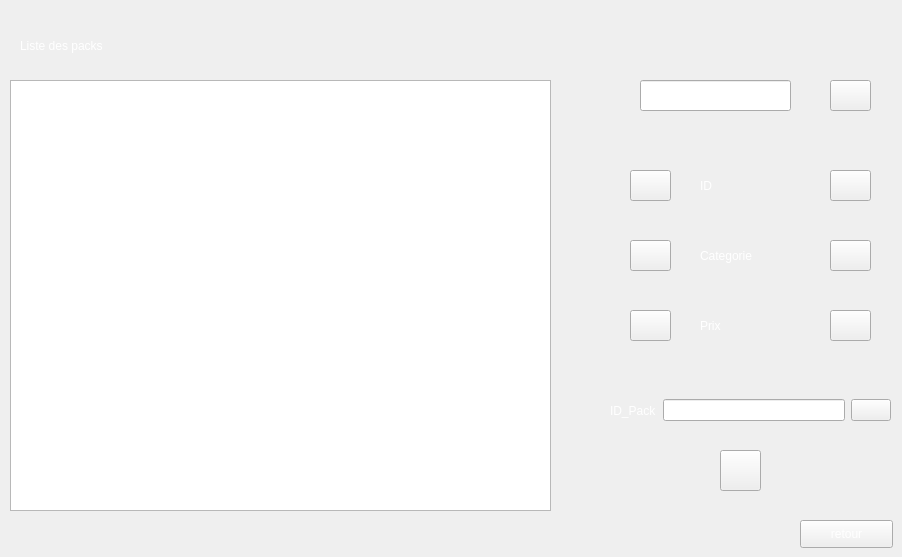
        <widget class="QWidget" name="tab_18">
         <attribute name="title">
          <string>Consulter</string>
         </attribute>
         <widget class="QLabel" name="label_liste_packs_consulter">
          <property name="geometry">
           <rect>
            <x>20</x>
            <y>30</y>
            <width>281</width>
            <height>31</height>
           </rect>
          </property>
          <property name="styleSheet">
           <string notr="true">color: rgb(255, 255, 255);

</string>
          </property>
          <property name="text">
           <string>Liste des packs</string>
          </property>
         </widget>
         <widget class="QTableView" name="tableView_packs_consulter">
          <property name="geometry">
           <rect>
            <x>10</x>
            <y>80</y>
            <width>541</width>
            <height>431</height>
           </rect>
          </property>
          <property name="styleSheet">
           <string notr="true">color: rgb(0, 170, 0);</string>
          </property>
         </widget>
         <widget class="QLabel" name="label_Tri_ID">
          <property name="geometry">
           <rect>
            <x>700</x>
            <y>170</y>
            <width>111</width>
            <height>31</height>
           </rect>
          </property>
          <property name="styleSheet">
           <string notr="true">color: rgb(255, 255, 255);
</string>
          </property>
          <property name="text">
           <string>ID</string>
          </property>
         </widget>
         <widget class="QLabel" name="label_Tri_Categorie">
          <property name="geometry">
           <rect>
            <x>700</x>
            <y>240</y>
            <width>111</width>
            <height>31</height>
           </rect>
          </property>
          <property name="styleSheet">
           <string notr="true">color: rgb(255, 255, 255);
</string>
          </property>
          <property name="text">
           <string>Categorie</string>
          </property>
         </widget>
         <widget class="QLabel" name="label_Tri_Prix">
          <property name="geometry">
           <rect>
            <x>700</x>
            <y>310</y>
            <width>111</width>
            <height>31</height>
           </rect>
          </property>
          <property name="styleSheet">
           <string notr="true">color: rgb(255, 255, 255);
</string>
          </property>
          <property name="text">
           <string>Prix</string>
          </property>
         </widget>
         <widget class="QPushButton" name="pushButton_rechercher_packs">
          <property name="geometry">
           <rect>
            <x>830</x>
            <y>80</y>
            <width>41</width>
            <height>31</height>
           </rect>
          </property>
          <property name="styleSheet">
           <string notr="true">border-image: url(:/ressource/cherr.jpg);</string>
          </property>
          <property name="text">
           <string/>
          </property>
         </widget>
         <widget class="QPushButton" name="pushButton_tri_pack_ID">
          <property name="geometry">
           <rect>
            <x>630</x>
            <y>170</y>
            <width>41</width>
            <height>31</height>
           </rect>
          </property>
          <property name="styleSheet">
           <string notr="true">border-image: url(:/ressource/down.png);</string>
          </property>
          <property name="text">
           <string/>
          </property>
         </widget>
         <widget class="QPushButton" name="pushButton_tri_categorie_pack">
          <property name="geometry">
           <rect>
            <x>630</x>
            <y>240</y>
            <width>41</width>
            <height>31</height>
           </rect>
          </property>
          <property name="styleSheet">
           <string notr="true">border-image: url(:/ressource/down.png);</string>
          </property>
          <property name="text">
           <string/>
          </property>
         </widget>
         <widget class="QPushButton" name="pushButton_tri_pack_prix">
          <property name="geometry">
           <rect>
            <x>630</x>
            <y>310</y>
            <width>41</width>
            <height>31</height>
           </rect>
          </property>
          <property name="styleSheet">
           <string notr="true">border-image: url(:/ressource/down.png);</string>
          </property>
          <property name="text">
           <string/>
          </property>
         </widget>
         <widget class="QPushButton" name="pushButton_tri_id_pack_inverse">
          <property name="geometry">
           <rect>
            <x>830</x>
            <y>170</y>
            <width>41</width>
            <height>31</height>
           </rect>
          </property>
          <property name="styleSheet">
           <string notr="true">border-image: url(:/ressource/up.png);</string>
          </property>
          <property name="text">
           <string/>
          </property>
         </widget>
         <widget class="QPushButton" name="pushButton_tri_categorie_pack_inverse">
          <property name="geometry">
           <rect>
            <x>830</x>
            <y>240</y>
            <width>41</width>
            <height>31</height>
           </rect>
          </property>
          <property name="styleSheet">
           <string notr="true">border-image: url(:/ressource/up.png);</string>
          </property>
          <property name="text">
           <string/>
          </property>
         </widget>
         <widget class="QPushButton" name="pushButton_tri_prix_pack_inverse">
          <property name="geometry">
           <rect>
            <x>830</x>
            <y>310</y>
            <width>41</width>
            <height>31</height>
           </rect>
          </property>
          <property name="styleSheet">
           <string notr="true">border-image: url(:/ressource/up.png);</string>
          </property>
          <property name="text">
           <string/>
          </property>
         </widget>
         <widget class="QPushButton" name="pushButton_pdf">
          <property name="geometry">
           <rect>
            <x>720</x>
            <y>450</y>
            <width>41</width>
            <height>41</height>
           </rect>
          </property>
          <property name="styleSheet">
           <string notr="true">border-image: url(:/ressource/pdf.png);</string>
          </property>
          <property name="text">
           <string/>
          </property>
         </widget>
         <widget class="QLineEdit" name="lineEdit_rechercher_packs_consulter">
          <property name="geometry">
           <rect>
            <x>640</x>
            <y>80</y>
            <width>151</width>
            <height>31</height>
           </rect>
          </property>
         </widget>
         <widget class="QWidget" name="layoutWidget">
          <property name="geometry">
           <rect>
            <x>610</x>
            <y>390</y>
            <width>281</width>
            <height>41</height>
           </rect>
          </property>
          <layout class="QHBoxLayout" name="horizontalLayout">
           <item>
            <widget class="QLabel" name="ID_pack_supprimer">
             <property name="styleSheet">
              <string notr="true">color: rgb(255, 255, 255);
</string>
             </property>
             <property name="text">
              <string>ID_Pack</string>
             </property>
            </widget>
           </item>
           <item>
            <widget class="QLineEdit" name="lineEdit_sup_pack"/>
           </item>
           <item>
            <widget class="QPushButton" name="pushButton_supp_pack">
             <property name="styleSheet">
              <string notr="true">border-image: url(:/ressource/Delete.png);</string>
             </property>
             <property name="text">
              <string/>
             </property>
            </widget>
           </item>
          </layout>
         </widget>
         <widget class="QPushButton" name="pushButton_retour_packs_consulter">
          <property name="geometry">
           <rect>
            <x>800</x>
            <y>520</y>
            <width>93</width>
            <height>28</height>
           </rect>
          </property>
          <property name="styleSheet">
           <string notr="true">color: rgb(255, 255, 255);</string>
          </property>
          <property name="text">
           <string>retour</string>
          </property>
         </widget>
        </widget>
